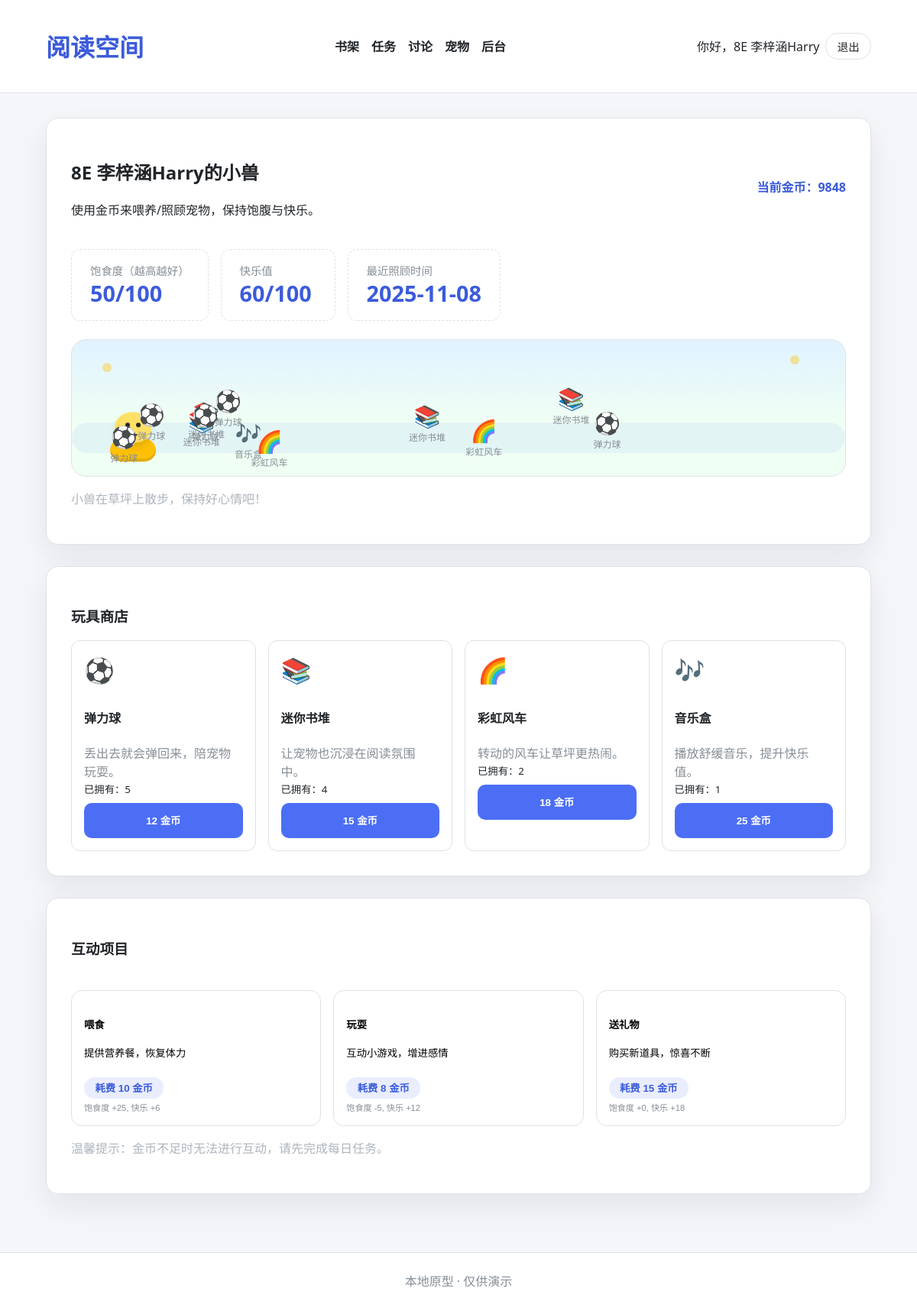
Page /pet (signed in) on the committed database.
### tables this page shows
CREATE TABLE users (
                id INTEGER PRIMARY KEY AUTOINCREMENT,
                username TEXT UNIQUE NOT NULL,
                password_hash TEXT NOT NULL,
                created_at TIMESTAMP DEFAULT CURRENT_TIMESTAMP
            , coins INTEGER DEFAULT 0, avatar TEXT, is_admin INTEGER DEFAULT 0);

CREATE TABLE pets (
                id INTEGER PRIMARY KEY AUTOINCREMENT,
                user_id INTEGER UNIQUE NOT NULL,
                name TEXT NOT NULL DEFAULT '小书兽',
                hunger INTEGER DEFAULT 50,
                happiness INTEGER DEFAULT 55,
                last_care_at TIMESTAMP DEFAULT CURRENT_TIMESTAMP,
                FOREIGN KEY (user_id) REFERENCES users(id) ON DELETE CASCADE
            );

CREATE TABLE user_toys (
                id INTEGER PRIMARY KEY AUTOINCREMENT,
                user_id INTEGER NOT NULL,
                toy_id INTEGER NOT NULL,
                pos_x REAL NOT NULL,
                pos_y REAL NOT NULL,
                created_at TIMESTAMP DEFAULT CURRENT_TIMESTAMP,
                FOREIGN KEY (user_id) REFERENCES users(id) ON DELETE CASCADE,
                FOREIGN KEY (toy_id) REFERENCES toys(id) ON DELETE CASCADE
            );

CREATE TABLE toys (
                id INTEGER PRIMARY KEY AUTOINCREMENT,
                slug TEXT UNIQUE NOT NULL,
                name TEXT NOT NULL,
                price INTEGER NOT NULL,
                icon TEXT,
                description TEXT
            );

### app.py (the view, shortened to what this page needs)
@app.route("/pet", methods=["GET", "POST"])
def pet():
    if not is_logged_in():
        flash("登录后才能照顾宠物。", "error")
        return redirect(url_for("login"))
    user_id = session["user_id"]
    with get_db_connection() as conn:
        user = conn.execute(
            "SELECT id, username, coins FROM users WHERE id = ?",
            (user_id,),
        ).fetchone()
        pet_row = conn.execute(
            "SELECT * FROM pets WHERE user_id = ?",
            (user_id,),
        ).fetchone()
    satiety = clamp(100 - pet_row["hunger"])
    owned_toys = get_user_toys(user_id)
    toy_catalog = get_available_toys(user_id)
    return render_template(
        "pet.html",
        pet=pet_row,
        satiety=satiety,
        coins=user["coins"],
        actions=PET_ACTIONS,
        owned_toys=owned_toys,
        toy_catalog=toy_catalog,
    )

### app.py (called while the page is built)
def get_db_connection() -> sqlite3.Connection:
    conn = sqlite3.connect(DB_PATH)
    conn.row_factory = sqlite3.Row
    conn.execute("PRAGMA foreign_keys = ON;")
    return conn

def is_logged_in() -> bool:
    return "user_id" in session

def clamp(value: int, min_value: int = 0, max_value: int = 100) -> int:
    return max(min_value, min(max_value, value))

def get_user_toys(user_id: int):
    with get_db_connection() as conn:
        return conn.execute(
            """
            SELECT user_toys.id, user_toys.pos_x, user_toys.pos_y, user_toys.created_at,
                   toys.name, toys.icon, toys.slug
            FROM user_toys
            JOIN toys ON toys.id = user_toys.toy_id
            WHERE user_toys.user_id = ?
            ORDER BY user_toys.created_at DESC
            """,
            (user_id,),
        ).fetchall()

def get_available_toys(user_id: int | None):
    with get_db_connection() as conn:
        toys = conn.execute(
            "SELECT id, slug, name, price, icon, description FROM toys ORDER BY price"
        ).fetchall()
        if not user_id:
            return toys
        owned_counts = conn.execute(
            "SELECT toy_id, COUNT(*) as cnt FROM user_toys WHERE user_id = ? GROUP BY toy_id",
            (user_id,),
        ).fetchall()
    owned_map = {row["toy_id"]: row["cnt"] for row in owned_counts}
    result = []
    for toy in toys:
        result.append({
            "id": toy["id"],
            "slug": toy["slug"],
            "name": toy["name"],
            "price": toy["price"],
            "icon": toy["icon"],
            "description": toy["description"],
            "owned": owned_map.get(toy["id"], 0),
        })
    return result

@app.template_filter("friendly_date")
def friendly_date(value: str | None) -> str:
    if not value:
        return ""
    try:
        return datetime.fromisoformat(value).strftime("%Y-%m-%d")
    except ValueError:
        return value

@app.context_processor
def inject_globals():
    return {"category_labels": COMMENT_CATEGORIES}

### templates/pet.html (shortened to what this page needs)
{% extends 'base.html' %}
{% block content %}
  <section class="card pet-card">
    <div class="section-header">
      <div>
        <h2>{{ pet.name }}</h2>
        <p>使用金币来喂养/照顾宠物，保持饱腹与快乐。</p>
      </div>
      <div class="coin-balance">当前金币：<strong>{{ coins }}</strong></div>
    </div>
    <div class="pet-stats">
      <div class="stat">
        <span>饱食度（越高越好）</span>
        <strong>{{ satiety }}/100</strong>
      </div>
      <div class="stat">
        <span>快乐值</span>
        <strong>{{ pet.happiness }}/100</strong>
      </div>
      <div class="stat">
        <span>最近照顾时间</span>
        <strong>{{ pet.last_care_at|friendly_date }}</strong>
      </div>
    </div>
    <div class="pet-playground">
      <div class="pet-field">
        <div class="pet-path"></div>
        <div class="pet-character">
          <div class="pet-face">
            <span class="eye left"></span>
            <span class="eye right"></span>
            <span class="mouth"></span>
          </div>
          <div class="pet-body"></div>
        </div>
        <div class="pet-sparkle sparkle-1"></div>
        <div class="pet-sparkle sparkle-2"></div>
        {% for toy in owned_toys %}
          <div class="pet-toy" style="left: {{ toy.pos_x }}%; top: {{ toy.pos_y }}%;">
            <span class="toy-icon">{{ toy.icon }}</span>
            <span class="toy-label">{{ toy.name }}</span>
          </div>
        {% endfor %}
      </div>
      <p class="note">小兽在草坪上散步，保持好心情吧！</p>
    </div>
  </section>
  <section class="card">
    <div class="section-header">
      <h3>玩具商店</h3>
    </div>
    <div class="toy-shop">
      {% for toy in toy_catalog %}
        <form class="toy-card" method="post" action="{{ url_for('pet_buy_toy', slug=toy.slug) }}">
          <div class="toy-icon large">{{ toy.icon }}</div>
          <div>
            <h4>{{ toy.name }}</h4>
            <p>{{ toy.description }}</p>
            <small>已拥有：{{ toy.owned }}</small>
          </div>
          <button class="btn" type="submit" {% if coins < toy.price %}disabled{% endif %}>
            {{ toy.price }} 金币
          </button>
        </form>
      {% else %}
        <p>暂无玩具可购买。</p>
      {% endfor %}
    </div>
  </section>
  <section class="card">
    <div class="section-header">
      <h3>互动项目</h3>
    </div>
    <form class="pet-actions" method="post">
      {% for key, action in actions.items() %}
        <button class="action-tile" name="action" value="{{ key }}" type="submit">
          <div>
            <h4>{{ action.label }}</h4>
            <p>{{ action.description }}</p>
          </div>
          <div class="action-meta">
            <span class="badge">耗费 {{ action.cost }} 金币</span>
            <small>饱食度 {{ '%+d' % (-action.hunger_delta) }}, 快乐 {{ '%+d' % action.happiness_delta }}</small>
          </div>
        </button>
      {% endfor %}
    </form>
    <p class="note">温馨提示：金币不足时无法进行互动，请先完成每日任务。</p>
  </section>
{% endblock %}

### templates/base.html (shortened to what this page needs)
<!doctype html>
<html lang="zh-CN">
  <head>
    <link rel="stylesheet" href="{{ url_for('static', filename='styles.css') }}">
  </head>
  <body>
    <header class="site-header">
      <div class="container header-layout">
        <h1 class="logo"><a href="{{ url_for('index') }}">阅读空间</a></h1>
        <nav>
          <ul class="nav-links">
            <li><a href="{{ url_for('books') }}">书架</a></li>
            <li><a href="{{ url_for('tasks') }}">任务</a></li>
            <li><a href="{{ url_for('discussions') }}">讨论</a></li>
            <li><a href="{{ url_for('pet') }}">宠物</a></li>
            {% if session.get('is_admin') %}
              <li><a href="{{ url_for('admin_dashboard') }}">后台</a></li>
            {% endif %}
          </ul>
        </nav>
        <div class="auth-links">
          {% if session.get('user_id') %}
            <span class="welcome">你好，{{ session['username'] }}</span>
            <a class="mini-btn" href="{{ url_for('logout') }}">退出</a>
          {% else %}
            <a class="mini-btn" href="{{ url_for('login') }}">登录</a>
            <a class="mini-btn secondary" href="{{ url_for('register') }}">注册</a>
          {% endif %}
        </div>
      </div>
    </header>
    <main class="container main-content">
      {% block content %}{% endblock %}
    </main>
    <footer class="site-footer">
      <div class="container">本地原型 · 仅供演示</div>
    </footer>
  </body>
</html>

### rows in the picture
users: username "8E 李梓涵Harry", coins "9848"
pets: name "8E 李梓涵Harry的小兽", happiness "60", last_care_at|friendly_date "2025-11-08"
user_toys: icon "⚽", name "弹力球"
user_toys: icon "⚽", name "弹力球"
user_toys: icon "📚", name "迷你书堆"
user_toys: icon "📚", name "迷你书堆"
user_toys: icon "📚", name "迷你书堆"
user_toys: icon "⚽", name "弹力球"
user_toys: icon "🎶", name "音乐盒"
user_toys: icon "🌈", name "彩虹风车"
user_toys: icon "📚", name "迷你书堆"
user_toys: icon "⚽", name "弹力球"
user_toys: icon "🌈", name "彩虹风车"
user_toys: icon "⚽", name "弹力球"
toys: icon "⚽", name "弹力球", description "丢出去就会弹回来，陪宠物玩耍。", owned "5", price "12"
toys: icon "📚", name "迷你书堆", description "让宠物也沉浸在阅读氛围中。", owned "4", price "15"
toys: icon "🌈", name "彩虹风车", description "转动的风车让草坪更热闹。", owned "2", price "18"
toys: icon "🎶", name "音乐盒", description "播放舒缓音乐，提升快乐值。", owned "1", price "25"

### other values in the picture
{{ satiety }} "50"
{{ action.label }} "喂食" "玩耍" "送礼物"
{{ action.description }} "提供营养餐，恢复体力" "互动小游戏，增进感情" "购买新道具，惊喜不断"
{{ action.cost }} "10" "8" "15"
{{ '%+d' % (-action.hunger_delta) }} "+25" "-5" "+0"
{{ '%+d' % action.happiness_delta }} "+6" "+12" "+18"
